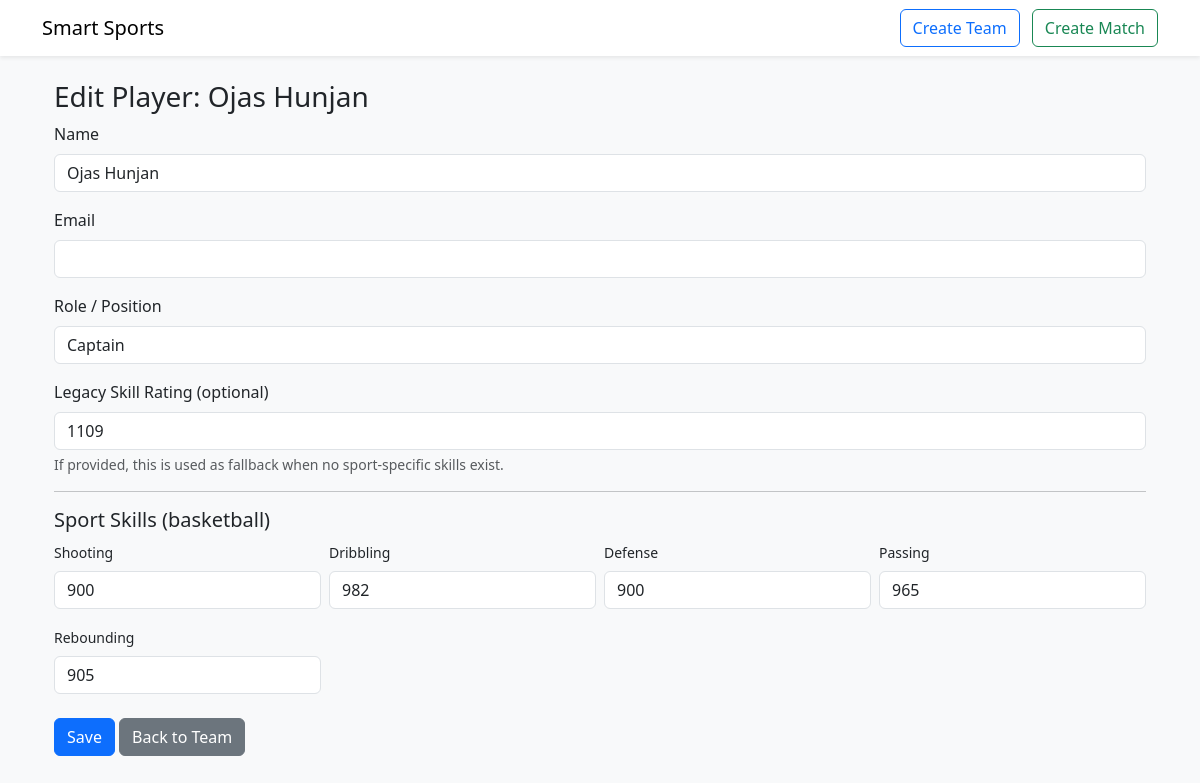
Page /players/1/edit on the committed database.
### app/models.py (models this page shows)
class Player(db.Model):
    id = db.Column(db.Integer, primary_key=True)
    name = db.Column(db.String(120), nullable=False)
    email = db.Column(db.String(200), nullable=True)
    role = db.Column(db.String(80), nullable=True)
    skill_rating = db.Column(db.Integer, default=1200)
    invited = db.Column(db.Boolean, default=False)
    team_id = db.Column(db.Integer, db.ForeignKey('team.id'), nullable=True)
    games_played = db.Column(db.Integer, default=0)
    wins = db.Column(db.Integer, default=0)
    losses = db.Column(db.Integer, default=0)
    skills = db.relationship("PlayerSkill", backref="player", lazy=True, cascade="all, delete-orphan")

class Team(db.Model):
    id = db.Column(db.Integer, primary_key=True)
    name = db.Column(db.String(120), nullable=False)
    color = db.Column(db.String(30), nullable=True)
    skill_rating = db.Column(db.Integer, default=1200)
    created_at = db.Column(db.DateTime, default=datetime.utcnow)
    sport = db.Column(db.String(50), nullable=True, default="soccer")
    captain_id = db.Column(db.Integer, db.ForeignKey('player.id'), nullable=True)
    players = db.relationship("Player", backref="team", lazy=True, foreign_keys="Player.team_id")

class PlayerSkill(db.Model):
    id = db.Column(db.Integer, primary_key=True)
    player_id = db.Column(db.Integer, db.ForeignKey('player.id'), nullable=False)
    sport = db.Column(db.String(50), nullable=False)
    name = db.Column(db.String(80), nullable=False)
    value = db.Column(db.Integer, nullable=False, default=0)

### app/routes.py (the view, shortened to what this page needs)
@app.route("/players/<int:player_id>/edit", methods=["GET", "POST"])
def edit_player(player_id):
    player = Player.query.get_or_404(player_id)
    team = player.team
    sport = team.sport if team else None
    skill_names = skill_fields_for_sport(sport)
    existing_skills = {s.name: s.value for s in player.skills}
    return render_template("edit_player.html", player=player, team=team, skill_names=skill_names, existing_skills=existing_skills)

### app/routes.py (called while the page is built)
def skill_fields_for_sport(sport):
    mapping = {
        "soccer": ["Shooting", "Passing", "Defending", "Speed", "Stamina"],
        "basketball": ["Shooting", "Dribbling", "Defense", "Passing", "Rebounding"],
        "volleyball": ["Serving", "Spiking", "Blocking", "Setting", "Passing"],
        "hockey": ["Shooting", "Skating", "Defense", "Checking", "Passing"],
        "football": ["Throwing", "Catching", "Tackling", "Speed", "Awareness"],
        "default": ["Skill A", "Skill B", "Skill C", "Skill D", "Skill E"]
    }
    if not sport:
        return mapping["default"]
    return mapping.get(sport.lower(), mapping["default"])

### app/templates/edit_player.html
{% extends "base.html" %}
{% block content %}
<div class="container mt-4">
    <h3>Edit Player: {{ player.name }}</h3>
    <form method="POST" action="{{ url_for('edit_player', player_id=player.id) }}">
        <div class="mb-3">
            <label class="form-label">Name</label>
            <input class="form-control" name="name" value="{{ player.name }}" required>
        </div>
        <div class="mb-3">
            <label class="form-label">Email</label>
            <input class="form-control" name="email" value="{{ player.email or '' }}">
        </div>
        <div class="mb-3">
            <label class="form-label">Role / Position</label>
            <input class="form-control" name="role" value="{{ player.role or '' }}">
        </div>
        <div class="mb-3">
            <label class="form-label">Legacy Skill Rating (optional)</label>
            <input type="number" class="form-control" name="skill_rating" value="{{ player.skill_rating or 1200 }}">
            <div class="form-text">If provided, this is used as fallback when no sport-specific skills exist.</div>
        </div>
        <hr>
        <h5>Sport Skills {% if team %} ({{ team.sport }}) {% endif %}</h5>
        <div class="row g-2">
            {% for skill_name in skill_names %}
            <div class="col-md-3 mb-2">
                <label class="form-label small">{{ skill_name }}</label>
                <input type="number" class="form-control" min="0" max="999"
                       name="skill_{{ skill_name.replace(' ', '_') }}"
                       value="{{ existing_skills.get(skill_name, '') }}">
            </div>
            {% endfor %}
        </div>
        <div class="mt-3">
            <button class="btn btn-primary" type="submit">Save</button>
            {% if team %}
            <a class="btn btn-secondary" href="{{ url_for('team_detail', team_id=team.id) }}">Back to Team</a>
            {% else %}
            <a class="btn btn-secondary" href="{{ url_for('index') }}">Back</a>
            {% endif %}
        </div>
    </form>
</div>
{% endblock %}

### rows in the picture
Player: name "Ojas Hunjan", role "Captain", skill_rating "1109"
Team: sport "basketball"
PlayerSkill: name "Shooting", get "900"
PlayerSkill: name "Dribbling", get "982"
PlayerSkill: name "Defense", get "900"
PlayerSkill: name "Passing", get "965"
PlayerSkill: name "Rebounding", get "905"
